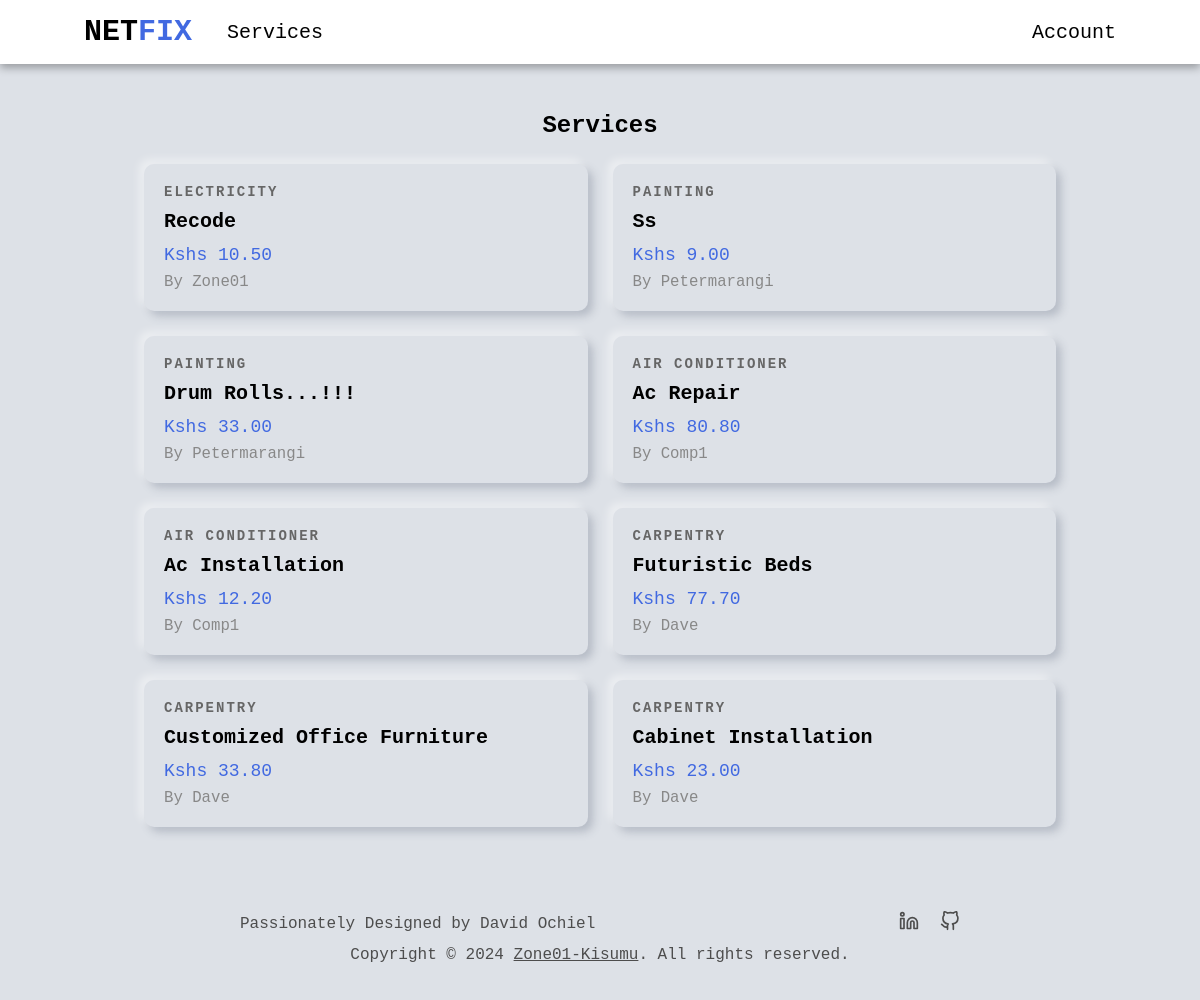
The page /services/ on the database as committed earlier.
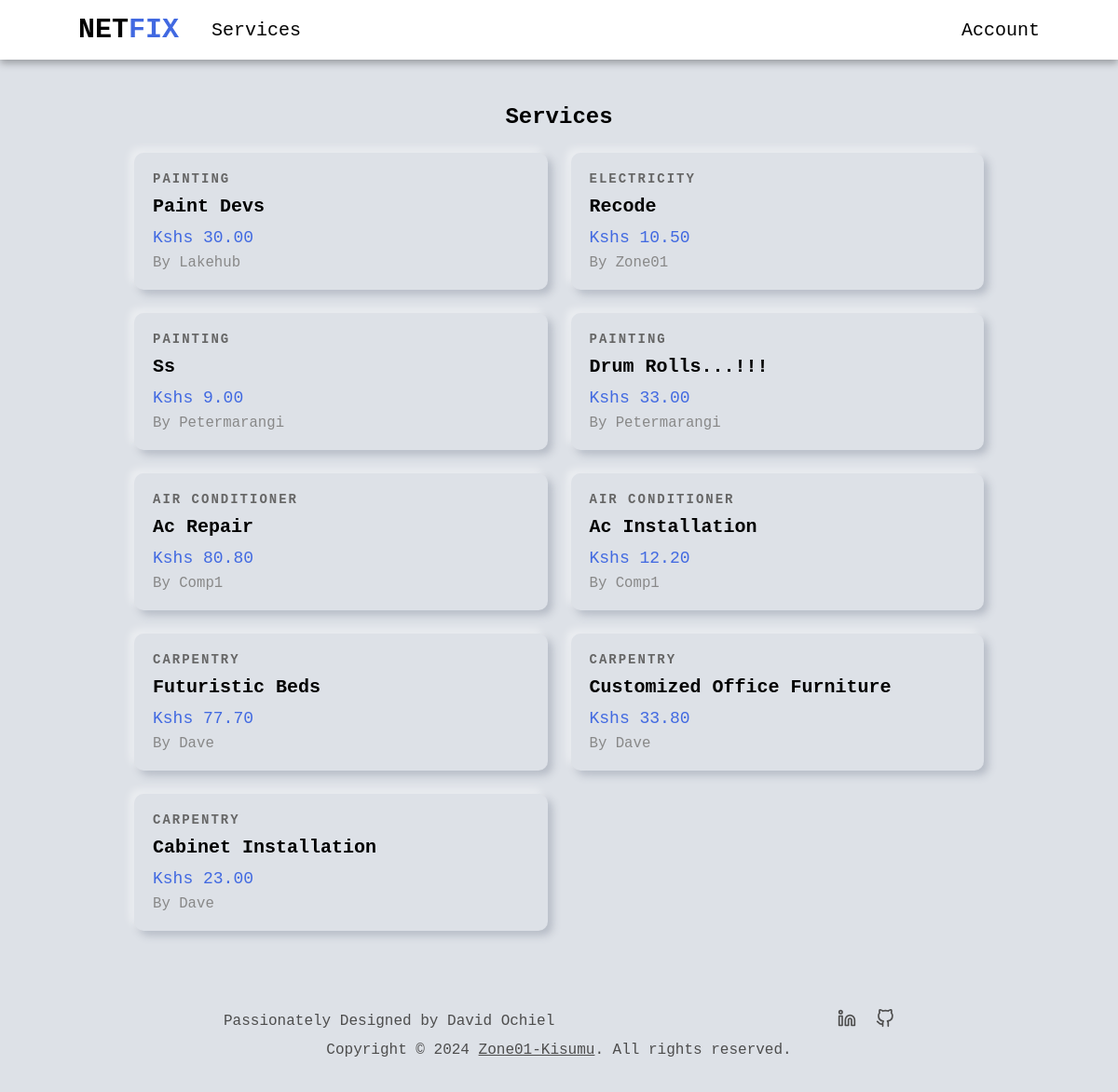
The same page on the database as committed later.
### services/models.py (models this page shows, shortened)
class Service(models.Model):
    company = models.ForeignKey(Company, default="", on_delete=models.CASCADE)
    name = models.CharField(max_length=40)
    description = models.TextField()
    price_hr = models.DecimalField(decimal_places=2, max_digits=5)
    choices = (
        ('Air Conditioner', 'Air Conditioner'),
        ('Carpentry', 'Carpentry'),
        ('Electricity', 'Electricity'),
        ('Gardening', 'Gardening'),
        ('Home Machines', 'Home Machines'),
        ('House Keeping', 'House Keeping'),
        ('Interior Design', 'Interior Design'),
        ('Locks', 'Locks'),
        ('Painting', 'Painting'),
        ('Plumbing', 'Plumbing'),
        ('Water Heaters', 'Water Heaters'),
    )
    field = models.CharField(max_length=30, blank=False, null=False, default="", choices=choices)
    date = models.DateTimeField(auto_now=True, null=False)
    id = models.UUIDField(default=uuid.uuid4, unique=True, primary_key=True, editable=False)

### users/models.py (models this page shows, shortened)
class Company(models.Model):
    user = models.OneToOneField(User, on_delete=models.CASCADE, primary_key=True)
    choices = (
        ('Air Conditioner', 'Air Conditioner'),
        ('All in One', 'All in One'),
        ('Carpentry', 'Carpentry'),
        ('Electricity', 'Electricity'),
        ('Gardening', 'Gardening'),
        ('Home Machines', 'Home Machines'),
        ('House Keeping', 'House Keeping'),
        ('Interior Design', 'Interior Design'),
        ('Locks', 'Locks'),
        ('Painting', 'Painting'),
        ('Plumbing', 'Plumbing'),
        ('Water Heaters', 'Water Heaters'),
    )
    field = models.CharField(max_length=30, blank=False, null=False, default="", choices=choices)
    class Meta:
        verbose_name = 'Company'
        verbose_name_plural = 'Companies'
    def __str__(self):
        return self.user.username

class User(AbstractUser):
    is_company = models.BooleanField(default=False)
    is_customer = models.BooleanField(default=False)
    email = models.EmailField(max_length=100, unique=True)
    username = models.CharField(max_length=100, unique=True)
    id = models.UUIDField(default=uuid.uuid4, unique=True, primary_key=True, editable=False)
    USERNAME_FIELD = 'email'
    REQUIRED_FIELDS = ['username']

### services/views.py (the view)
# urls.py: path("", v.service_list, name="service_list"),
def service_list(request):
    services = Service.objects.all().order_by("-date")
    context = {
        "services" : services
    }
    return render(request, 'services/services.html', context)

### services/templates/services/services.html (shortened to what this page needs)
{% extends 'main/base.html' %}
{% block content %}
<section class="non-hero-container">
    <div class="services-header">
        <h1>Services</h1>
    </div>
    <div class="services-grid">
        {% for service in services %}
        <a href="{% url 'index' service.id %}" class="service-card">
            <div class="card-content">
                <div class="service-category">{{ service.field }}</div>
                <h2 class="service-name">{{ service.name }}</h2>
                <div class="service-price">Kshs {{ service.price_hr }}</div>
                <div class="service-company">by {{service.company}}</div>
            </div>
        </a>
        {% endfor %}
    </div>
</section>
{% endblock content %}

Rows that differ between the two databases and show on the page:
added Service: field "PAINTING", name "Paint Devs", price_hr "30.00", company "Lakehub"
